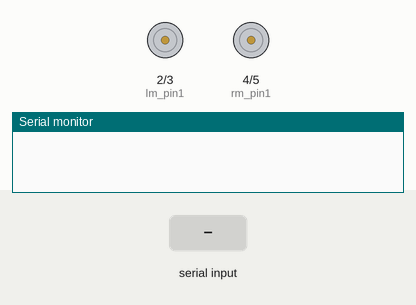
Recording of a sketch running on a simulated Arduino Uno, built with avr-gcc and run on an emulated ATmega328P. Parts: motor-driver pin pairs drawn as motors (green arrow = first pin HIGH = forward, orange = second pin HIGH = backward, longer = more drive), the last lines printed to the serial monitor. The inputs (shaded band) are chosen by the test bench.

Above: at 1.7 s.
1.8 s: "F" received over Serial
At 3.0 s:
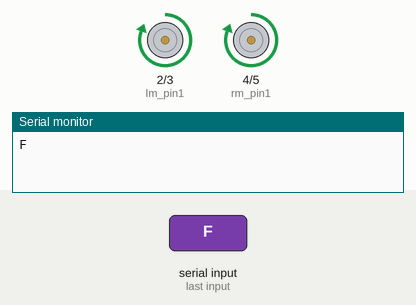
3.3 s: "B" received over Serial
At 4.3 s:
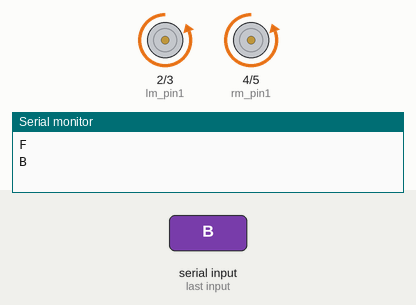
4.8 s: "L" received over Serial
At 5.4 s:
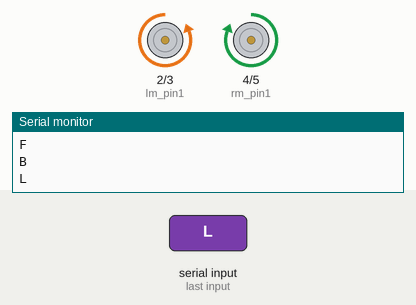
6.3 s: "R" received over Serial
At 6.6 s:
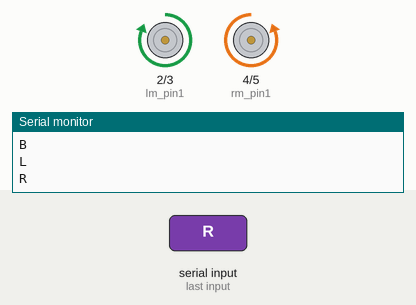
Timing chart, 0 to 8.8 s (numbered marks = the images above; inputs shaded):
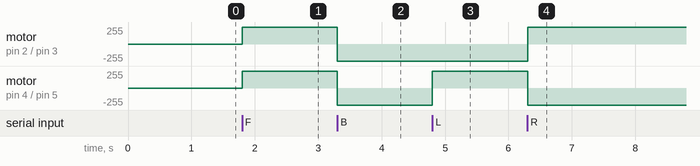

Measured:
- after the input at 1.8 s, motor on pin 2 (lm_pin1) / pin 3 (lm_pin2), motor on pin 4 (rm_pin1) / pin 5 (rm_pin2): stopped → forward 255/255 at once
- after the input at 3.3 s, motor on pin 2 (lm_pin1) / pin 3 (lm_pin2), motor on pin 4 (rm_pin1) / pin 5 (rm_pin2): forward 255/255 → backward 255/255 at once
- after the input at 4.8 s, motor on pin 4 (rm_pin1) / pin 5 (rm_pin2): backward 255/255 → forward 255/255 at once
- after the input at 6.3 s, motor on pin 2 (lm_pin1) / pin 3 (lm_pin2): backward 255/255 → forward 255/255 at once; motor on pin 4 (rm_pin1) / pin 5 (rm_pin2): forward 255/255 → backward 255/255 at once

The sketch:

bluetooth_rc_car.ino
```cpp
//App :  Arduino Bluetooth RC Car
//---------------Global declaration---------------------------------------//
//motor
int lm_pin1=2;
int lm_pin2=3;
int rm_pin1=4;
int rm_pin2=5;

char data = 'S';


//--------------function defination------------------------------------------//
void forward()
{
  digitalWrite(lm_pin1, 1);
  digitalWrite(lm_pin2, 0);
  digitalWrite(rm_pin1, 1);
  digitalWrite(rm_pin2, 0);
}
void backward()
{
  digitalWrite(lm_pin1, 0);
  digitalWrite(lm_pin2, 1);
  digitalWrite(rm_pin1, 0);
  digitalWrite(rm_pin2, 1);
}
void left()
{
  digitalWrite(lm_pin1, 0);
  digitalWrite(lm_pin2, 1);
  digitalWrite(rm_pin1, 1);
  digitalWrite(rm_pin2, 0);
}
void right()
{
  digitalWrite(lm_pin1, 1);
  digitalWrite(lm_pin2, 0);
  digitalWrite(rm_pin1, 0);
  digitalWrite(rm_pin2, 1);
}
void STOP()
{
  digitalWrite(lm_pin1, 0);
  digitalWrite(lm_pin2, 0);
  digitalWrite(rm_pin1, 0);
  digitalWrite(rm_pin2, 0);
}

//----------------setup-------------------------------------------------------//
void setup() {
  Serial.begin(9600);

  delay(500);

  pinMode(rm_pin1, OUTPUT);//motor
  pinMode(rm_pin2, OUTPUT);
  pinMode(lm_pin1, OUTPUT);
  pinMode(lm_pin2, OUTPUT);
}


//-----------------loop-------------------------------------------------------//
void loop()
{
  if(Serial.available() > 0)      // Send data only when you receive data:
   {
      data = Serial.read();        //Read the incoming data & store into data
      Serial.println(data);          //Print Value inside data in Serial monitor
      if(data == 'S')
         STOP();
      else if(data == 'F')
         forward();
      else if(data == 'B')
         backward();
      else if(data == 'L')
         left();
      else if(data == 'R')
         right();
   }
}
```
